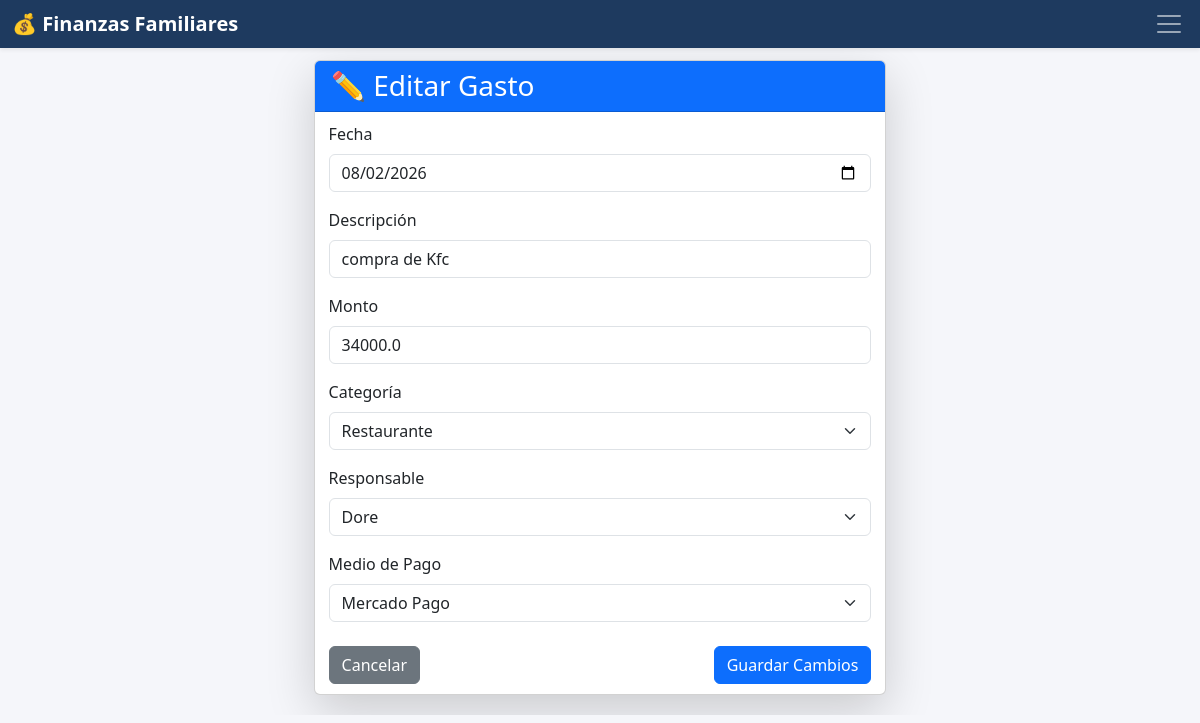
The page /gastos/11/editar on the database as committed earlier.
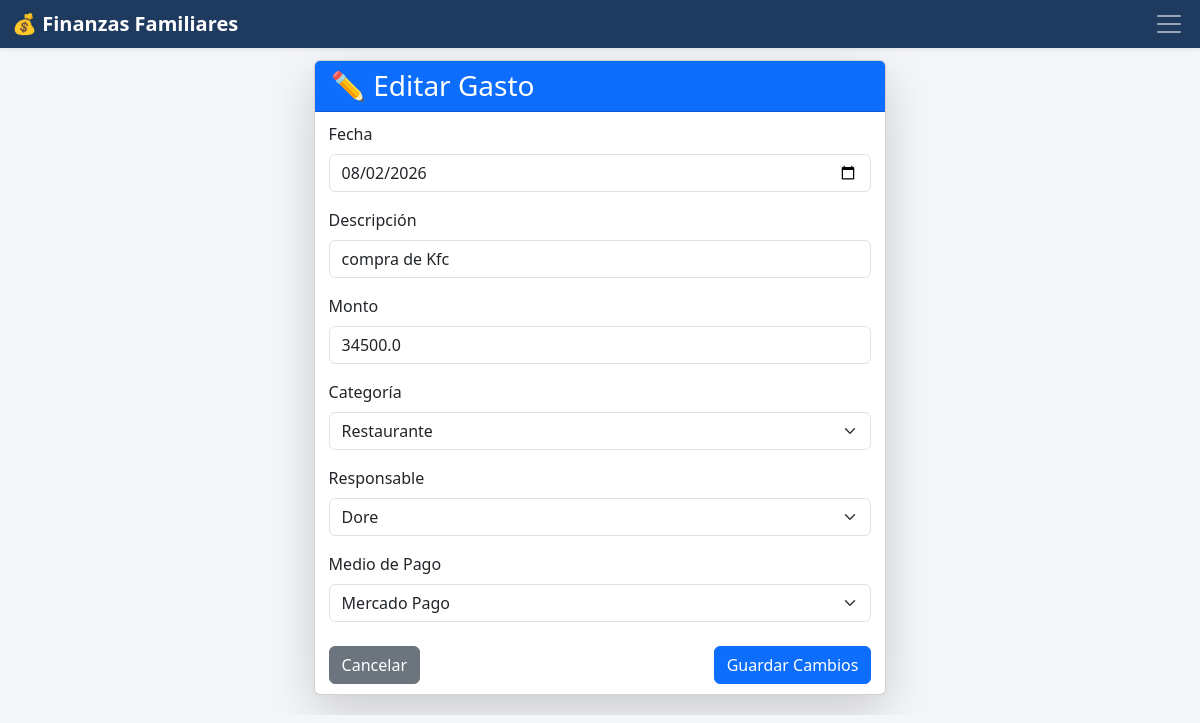
The same page on the database as committed later.
### app.py (models this page shows)
class Gasto(db.Model):
    id = db.Column(db.Integer, primary_key=True)
    fecha = db.Column(db.String(20))
    descripcion = db.Column(db.String(200))
    monto = db.Column(db.Float)
    categoria = db.Column(db.String(50))
    responsable = db.Column(db.String(50))
    medio_pago = db.Column(db.String(50))
    gasto_recurrente_id = db.Column(db.Integer, db.ForeignKey('gasto_recurrente.id'), nullable=True)
    pagado = db.Column(db.Boolean, default=False)
    recurrente = db.relationship('GastoRecurrente', backref='gastos_generados', lazy=True)

### app.py (the view, shortened to what this page needs)
@app.route("/gastos/<int:id>/editar", methods=["GET", "POST"])
def editar_gasto(id):
    gasto = Gasto.query.get_or_404(id)
    return render_template("nuevo_gasto.html", gasto=gasto, **obtener_opciones())

### templates/nuevo_gasto.html (shortened to what this page needs)
{% extends "base.html" %}
{% block contenido %}
<div class="row justify-content-center">
    <div class="col-md-8 col-lg-6">
        <div class="card shadow-lg">
            <div class="card-header bg-primary text-white">
                <h3 class="mb-0">
                    {% if gasto %}✏️ Editar Gasto{% else %}💰 Registrar Gasto{% endif %}
                </h3>
            </div>
            <div class="card-body">
                <form method="POST">
                    <div class="mb-3">
                        <label class="form-label">Fecha</label>
                        <input type="date" class="form-control" name="fecha" value="{{ gasto.fecha if gasto else '' }}" required>
                    </div>
                    <div class="mb-3">
                        <label class="form-label">Descripción</label>
                        <input type="text" class="form-control" name="descripcion" value="{{ gasto.descripcion if gasto else '' }}" required>
                    </div>
                    <div class="mb-3">
                        <label class="form-label">Monto</label>
                        <input type="number" step="0.01" class="form-control" name="monto" value="{{ gasto.monto if gasto else '' }}" required>
                    </div>
                    <div class="mb-3">
                        <label class="form-label">Categoría</label>
                        <select class="form-select" name="categoria" required>
                            {% for cat in categorias %}
                                <option value="{{ cat }}" {% if gasto and gasto.categoria == cat %}selected{% endif %}>{{ cat }}</option>
                            {% endfor %}
                        </select>
                    </div>
                    <div class="mb-3">
                        <label class="form-label">Responsable</label>
                        <select class="form-select" name="responsable" required>
                            {% for resp in responsables %}
                                <option value="{{ resp }}" {% if gasto and gasto.responsable == resp %}selected{% endif %}>{{ resp }}</option>
                            {% endfor %}
                        </select>
                    </div>
                    <div class="mb-3">
                        <label class="form-label">Medio de Pago</label>
                        <select class="form-select" name="medio_pago" required>
                            {% for mp in medios_pago %}
                                <option value="{{ mp }}" {% if gasto and gasto.medio_pago == mp %}selected{% endif %}>{{ mp }}</option>
                            {% endfor %}
                        </select>
                    </div>
                    <div class="d-flex justify-content-between align-items-center mt-4">
                        <a href="{{ url_for('listar_gastos') }}" class="btn btn-secondary">
                            Cancelar
                        </a>
                        <button type="submit" class="btn btn-primary">
                            {% if gasto %}Guardar Cambios{% else %}Guardar Gasto{% endif %}
                        </button>
                    </div>
                </form>
            </div>
        </div>
    </div>
</div>
{% endblock %}

Rows that differ between the two databases and show on the page:
changed Gasto "compra de Kfc": monto "34000.0" → "34500.0"
